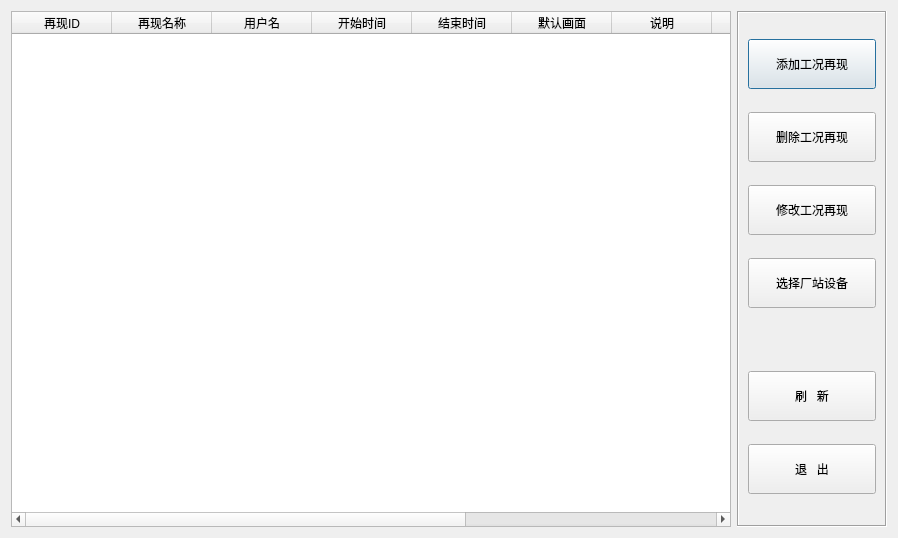
<?xml version="1.0" encoding="UTF-8"?>
<ui version="4.0">
 <class>CRevertTable</class>
 <widget class="QDialog" name="CRevertTable">
  <property name="geometry">
   <rect>
    <x>0</x>
    <y>0</y>
    <width>898</width>
    <height>538</height>
   </rect>
  </property>
  <property name="windowTitle">
   <string>工况再现案例库</string>
  </property>
  <layout class="QHBoxLayout" name="horizontalLayout">
   <item>
    <widget class="QTableWidget" name="listRevert">
     <property name="styleSheet">
      <string notr="true">font: 14pt &quot;宋体&quot;;</string>
     </property>
     <property name="sortingEnabled">
      <bool>true</bool>
     </property>
     <attribute name="horizontalHeaderStretchLastSection">
      <bool>true</bool>
     </attribute>
     <column>
      <property name="text">
       <string>再现ID</string>
      </property>
     </column>
     <column>
      <property name="text">
       <string>再现名称</string>
      </property>
     </column>
     <column>
      <property name="text">
       <string>用户名</string>
      </property>
     </column>
     <column>
      <property name="text">
       <string>开始时间</string>
      </property>
     </column>
     <column>
      <property name="text">
       <string>结束时间</string>
      </property>
     </column>
     <column>
      <property name="text">
       <string>默认画面</string>
      </property>
     </column>
     <column>
      <property name="text">
       <string>说明</string>
      </property>
     </column>
     <column>
      <property name="text">
       <string>厂站名</string>
      </property>
     </column>
     <column>
      <property name="text">
       <string>设备名</string>
      </property>
     </column>
     <column>
      <property name="text">
       <string>来源</string>
      </property>
     </column>
     <column>
      <property name="text">
       <string>类型</string>
      </property>
     </column>
    </widget>
   </item>
   <item>
    <widget class="QFrame" name="frame">
     <property name="minimumSize">
      <size>
       <width>150</width>
       <height>0</height>
      </size>
     </property>
     <property name="maximumSize">
      <size>
       <width>150</width>
       <height>16777215</height>
      </size>
     </property>
     <property name="frameShape">
      <enum>QFrame::Box</enum>
     </property>
     <property name="frameShadow">
      <enum>QFrame::Sunken</enum>
     </property>
     <layout class="QVBoxLayout" name="verticalLayout">
      <item>
       <widget class="QPushButton" name="buttonRevertAdd">
        <property name="minimumSize">
         <size>
          <width>0</width>
          <height>50</height>
         </size>
        </property>
        <property name="styleSheet">
         <string notr="true">font: 14pt &quot;宋体&quot;;</string>
        </property>
        <property name="text">
         <string>添加工况再现</string>
        </property>
       </widget>
      </item>
      <item>
       <widget class="QPushButton" name="buttonRevertDel">
        <property name="minimumSize">
         <size>
          <width>0</width>
          <height>50</height>
         </size>
        </property>
        <property name="styleSheet">
         <string notr="true">font: 14pt &quot;宋体&quot;;</string>
        </property>
        <property name="text">
         <string>删除工况再现</string>
        </property>
       </widget>
      </item>
      <item>
       <widget class="QPushButton" name="buttonRevertModify">
        <property name="minimumSize">
         <size>
          <width>0</width>
          <height>50</height>
         </size>
        </property>
        <property name="styleSheet">
         <string notr="true">font: 14pt &quot;宋体&quot;;</string>
        </property>
        <property name="text">
         <string>修改工况再现</string>
        </property>
       </widget>
      </item>
      <item>
       <widget class="QPushButton" name="buttonStnDev">
        <property name="minimumSize">
         <size>
          <width>0</width>
          <height>50</height>
         </size>
        </property>
        <property name="styleSheet">
         <string notr="true">font: 14pt &quot;宋体&quot;;</string>
        </property>
        <property name="text">
         <string>选择厂站设备</string>
        </property>
       </widget>
      </item>
      <item>
       <spacer name="verticalSpacer">
        <property name="orientation">
         <enum>Qt::Vertical</enum>
        </property>
        <property name="sizeType">
         <enum>QSizePolicy::Fixed</enum>
        </property>
        <property name="sizeHint" stdset="0">
         <size>
          <width>20</width>
          <height>40</height>
         </size>
        </property>
       </spacer>
      </item>
      <item>
       <widget class="QPushButton" name="buttonRefresh">
        <property name="minimumSize">
         <size>
          <width>0</width>
          <height>50</height>
         </size>
        </property>
        <property name="styleSheet">
         <string notr="true">font: 14pt &quot;宋体&quot;;</string>
        </property>
        <property name="text">
         <string>刷   新</string>
        </property>
       </widget>
      </item>
      <item>
       <widget class="QPushButton" name="buttonExit">
        <property name="minimumSize">
         <size>
          <width>0</width>
          <height>50</height>
         </size>
        </property>
        <property name="styleSheet">
         <string notr="true">font: 14pt &quot;宋体&quot;;</string>
        </property>
        <property name="text">
         <string>退   出</string>
        </property>
       </widget>
      </item>
     </layout>
    </widget>
   </item>
  </layout>
 </widget>
 <tabstops>
  <tabstop>buttonRevertAdd</tabstop>
  <tabstop>buttonRevertDel</tabstop>
  <tabstop>buttonRevertModify</tabstop>
  <tabstop>buttonRefresh</tabstop>
  <tabstop>buttonExit</tabstop>
  <tabstop>listRevert</tabstop>
 </tabstops>
 <resources/>
 <connections>
  <connection>
   <sender>buttonExit</sender>
   <signal>clicked()</signal>
   <receiver>CRevertTable</receiver>
   <slot>reject()</slot>
   <hints>
    <hint type="sourcelabel">
     <x>705</x>
     <y>500</y>
    </hint>
    <hint type="destinationlabel">
     <x>399</x>
     <y>274</y>
    </hint>
   </hints>
  </connection>
 </connections>
</ui>
